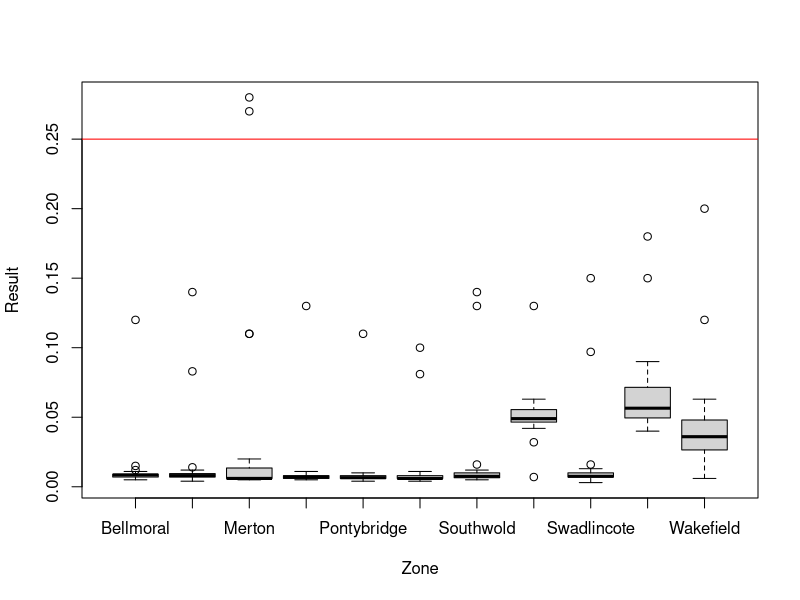
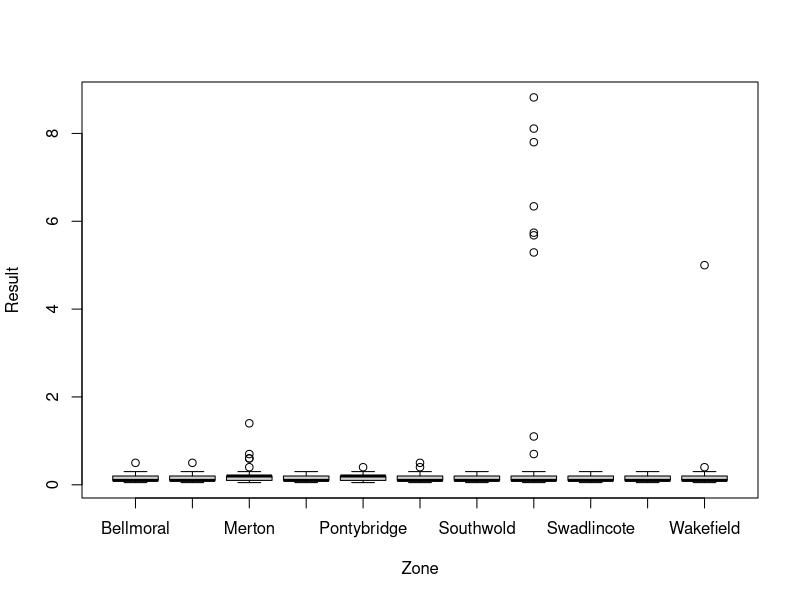

Generate these figures, in order, with R:
## Quiz 1

## Correct answer key
## This code randomly generates the order of correct answers
set.seed(1)
sample(LETTERS[1:4], 10, replace = TRUE)

## Read data
gormsey <- read.csv("casestudy1/gormsey.csv")

## Question 1: How many results does the Gormsey data contain?
dim(gormsey)
nrow(gormsey)

## Question2: How many E Coli results were recorded?
sum(gormsey$Measure == "E Coli")

## Question 3: What is the data type of the Zone field?
str(gormsey)

## Question 4: How many E Coli results breached the regulations?
nrow(gormsey[gormsey$Measure == "E Coli" & gormsey$Result > 0, ])

## Question 5: What is the median THM value for the Gormsey system?
median(gormsey$Result[gormsey$Measure == "THMs"])

## Question 6: Which zone has breached the Victorian regulations for THM?
boxplot(Result ~ Zone, data = subset(gormsey, Measure == "THMs"))
abline(h = 0.25, col = "red")
subset(gormsey, Measure == "THMs" & Result > 0.25)

## Question 7: How many sample points have been used in the Pontybridge zone?
length(unique(gormsey$Sample_Point[gormsey$Zone == "Pontybridge"]))

## Question 8: Which zone shows the highest level of turbidity?
turbidity <- subset(gormsey, Measure == "Turbidity")
boxplot(Result ~ Zone, data = turbidity)
turbidity[turbidity$Result == max(turbidity$Result), ]

## Question 9: What is the lowest level of turbidity measured in teh system?
min(turbidity$Result)

## Question 10: What is the 95^th^ percentile of the turbidity for each zone in the Gormsey system, using the Weibull method?
aggregate(turbidity$Result, list(turbidity$Zone), quantile, 0.95, method = 6)
